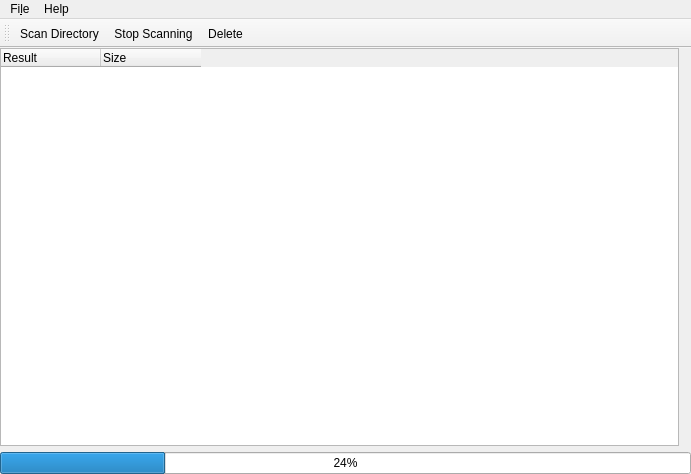
<?xml version="1.0" encoding="UTF-8"?>
<ui version="4.0">
 <class>MainWindow</class>
 <widget class="QMainWindow" name="MainWindow">
  <property name="geometry">
   <rect>
    <x>0</x>
    <y>0</y>
    <width>691</width>
    <height>474</height>
   </rect>
  </property>
  <property name="windowTitle">
   <string>MainWindow</string>
  </property>
  <widget class="QWidget" name="centralWidget">
   <layout class="QGridLayout" name="gridLayout">
    <property name="leftMargin">
     <number>0</number>
    </property>
    <property name="topMargin">
     <number>0</number>
    </property>
    <property name="rightMargin">
     <number>0</number>
    </property>
    <property name="bottomMargin">
     <number>0</number>
    </property>
    <item row="0" column="0">
     <widget class="QTreeWidget" name="treeWidget">
      <attribute name="headerMinimumSectionSize">
       <number>100</number>
      </attribute>
      <attribute name="headerStretchLastSection">
       <bool>false</bool>
      </attribute>
      <column>
       <property name="text">
        <string>Result</string>
       </property>
      </column>
      <column>
       <property name="text">
        <string>Size</string>
       </property>
      </column>
     </widget>
    </item>
    <item row="3" column="0" colspan="3">
     <widget class="QProgressBar" name="progressBar">
      <property name="value">
       <number>24</number>
      </property>
     </widget>
    </item>
   </layout>
  </widget>
  <widget class="QMenuBar" name="menuBar">
   <property name="geometry">
    <rect>
     <x>0</x>
     <y>0</y>
     <width>691</width>
     <height>22</height>
    </rect>
   </property>
   <widget class="QMenu" name="menuFile">
    <property name="title">
     <string>Fi&amp;le</string>
    </property>
    <addaction name="actionScanDirectory"/>
    <addaction name="separator"/>
    <addaction name="actionExit"/>
   </widget>
   <widget class="QMenu" name="menuHelp">
    <property name="title">
     <string>Help</string>
    </property>
    <addaction name="actionAbout"/>
   </widget>
   <addaction name="menuFile"/>
   <addaction name="menuHelp"/>
  </widget>
  <widget class="QToolBar" name="toolBar">
   <property name="windowTitle">
    <string>toolBar</string>
   </property>
   <attribute name="toolBarArea">
    <enum>TopToolBarArea</enum>
   </attribute>
   <attribute name="toolBarBreak">
    <bool>true</bool>
   </attribute>
   <addaction name="actionScanDirectory"/>
   <addaction name="actionStopScanning"/>
   <addaction name="actionDelete"/>
  </widget>
  <action name="actionScanDirectory">
   <property name="text">
    <string>&amp;Scan Directory...</string>
   </property>
  </action>
  <action name="actionExit">
   <property name="text">
    <string>&amp;Exit</string>
   </property>
  </action>
  <action name="actionAbout">
   <property name="text">
    <string>&amp;About</string>
   </property>
  </action>
  <action name="actionStopScanning">
   <property name="text">
    <string>&amp;Stop Scanning...</string>
   </property>
  </action>
  <action name="actionDelete">
   <property name="text">
    <string>&amp;Delete</string>
   </property>
  </action>
 </widget>
 <layoutdefault spacing="6" margin="11"/>
 <resources/>
 <connections/>
</ui>
